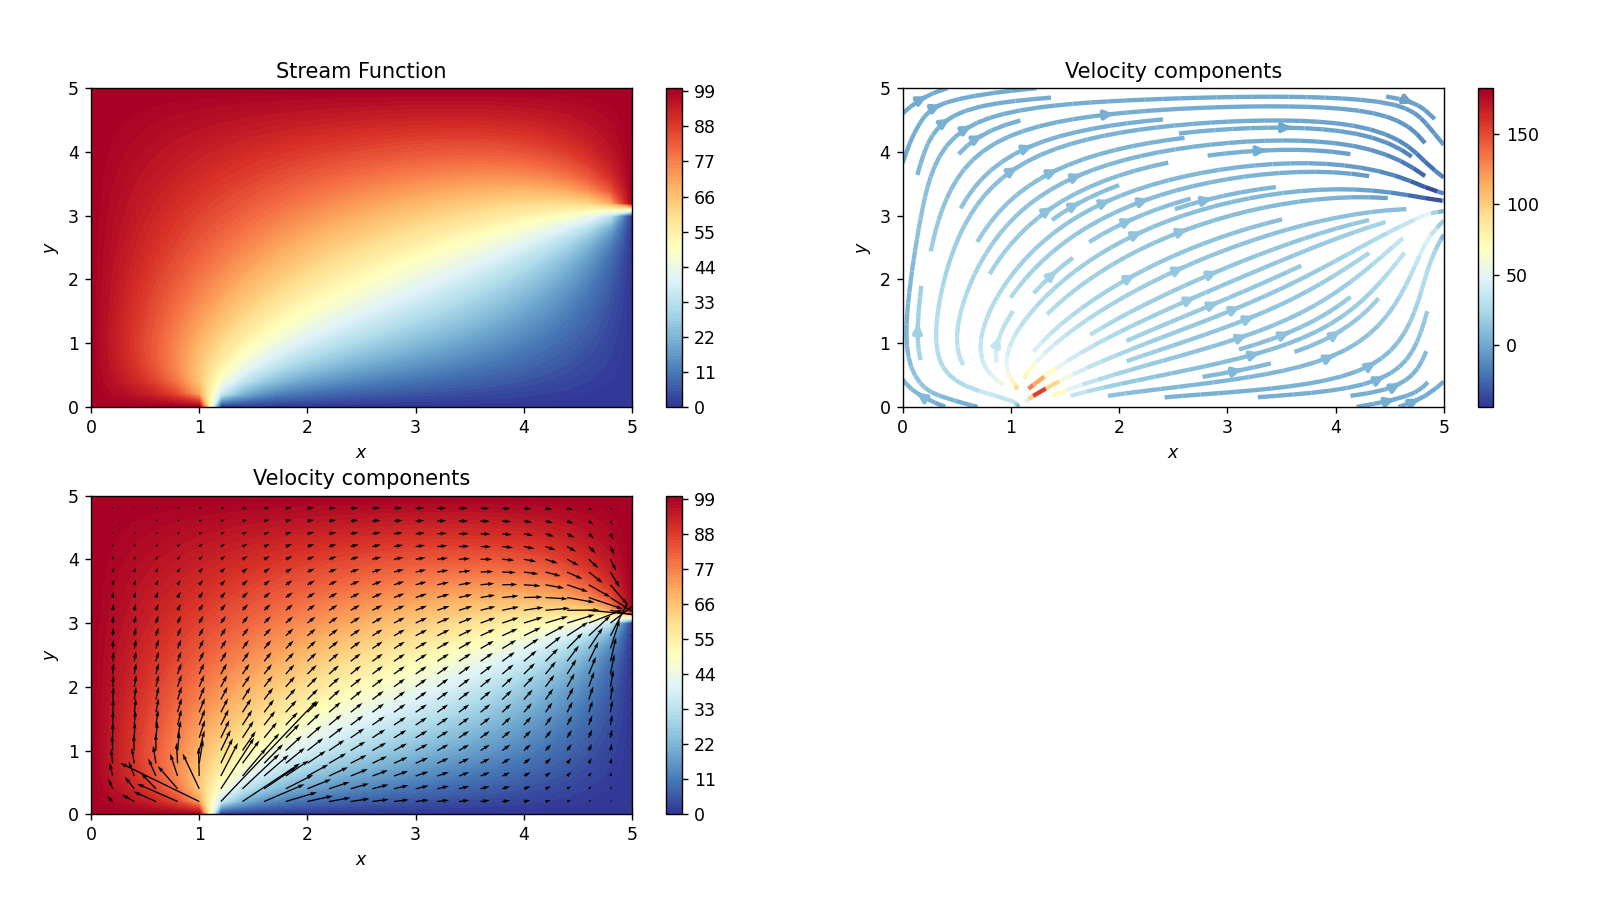

Generate this figure with Python:
import numpy as np
import matplotlib.pyplot as plt
import matplotlib.gridspec as grdsp

# Node number
nx = 26
ny = 26

# Deltas
dx = 0.2
dy = 0.2

# Control Volume size
x_min = 0
y_min = 0
x_max = 5
y_max = 5

# Number of iterations and maximum error allowed
max_error = 0.1
sum = 0
iter = 0

# Coefficients
alpha = dx / dy
beta = (1 / (2 * (1 + alpha ** 2)))

# Relaxation parameter (0 < w < 2)
w = 1.78

# Boundary Conditions (B. C.)
psi_1 = 0
psi_2 = 100

# Creating vectors 
_X = np.linspace(x_min, x_max, nx)
_Y = np.linspace(y_min, y_max, ny)

# Creating mesh
X, Y = np.meshgrid(_X, _Y)

# Matrix creation
PSI = np.zeros ((ny, nx))
u = np.zeros ((ny, nx))
v = np.zeros ((ny, nx))
error = np.zeros ((ny, nx))

# Using B.C.

## A section
PSI [ : , : 1] = psi_2

## B section
PSI [(ny - 1) : , : ] = psi_2

## C section
PSI [16 : ny, (nx - 1) : ] = psi_2

## D section
PSI [ : 16, (nx - 1) : ] = psi_1

## E section
PSI [ : 1, : 6] = psi_2

## F section
PSI [ : 1, 6 : nx] = psi_1

### Solution

while True:
    for i in range(1, (ny - 1)):
        for j in range(1, (nx - 1)):
            psi = np.copy(PSI)

            # Equation to be solved by finite differences method and PSOR
            PSI[i, j] = (1 - w) * psi[i, j] + (beta * w) * (psi[i + 1][j] + psi[i - 1][j] + (alpha ** 2) * (psi[i][j + 1] + psi[i][j - 1]))

            # u = dpsi / dy; backward
            u[i, j] = ((PSI[i, j] -PSI[i - 1, j]) / dx)

            # v = - dpsi / dx; backward
            v[i, j] = (- (PSI[i, j] -PSI[i, j - 1]) / dy)

            # Error
            error[i, j] = np.absolute(PSI[i, j] - psi[i, j])

    iter += 1
    sum = np.sum(error)

    # Condition to break the loop

    if (sum < max_error):
        print("The error is", format(sum, '.4f'),"at iteration", iter, ".")
        break

# Graph method
cmap = plt.cm.get_cmap("RdYlBu_r")
fig = plt.figure(figsize = (15, 12))
gs = grdsp.GridSpec(nrows = 2, ncols = 2, figure = fig)

streamlines = fig.add_subplot(gs[0, 0])
strm_funct = streamlines.contourf(X, Y, PSI, 100, cmap = cmap)
fig.colorbar(strm_funct)
streamlines.set_title('Stream Function')
streamlines.set_xlabel('$x$')
streamlines.set_ylabel('$y$')

vel = fig.add_subplot(gs[0, 1])
strm = vel.streamplot(X, Y, u, v, color = v, linewidth = 2.5, cmap = cmap)
fig.colorbar(strm.lines)
vel.set_title('Velocity components')
vel.set_xlabel('$x$')
vel.set_ylabel('$y$')

vect = fig.add_subplot(gs[1, 0])
vect.contourf(X, Y, PSI, 100, cmap = cmap)
vect.quiver(X, Y, u, v)
fig.colorbar(strm_funct)
vect.set_title('Velocity components')
vect.set_xlabel('$x$')
vect.set_ylabel('$y$')

plt.show()
